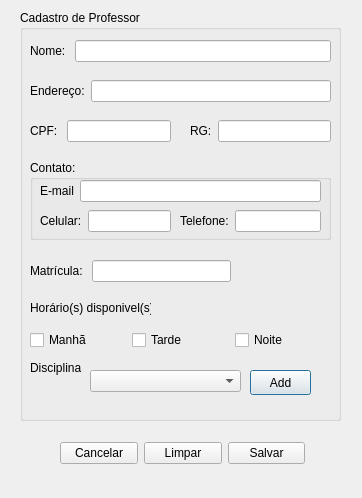
<?xml version="1.0" encoding="UTF-8"?>
<ui version="4.0">
 <class>formcadprof</class>
 <widget class="QDialog" name="formcadprof">
  <property name="geometry">
   <rect>
    <x>0</x>
    <y>0</y>
    <width>362</width>
    <height>498</height>
   </rect>
  </property>
  <property name="windowTitle">
   <string>Dialog</string>
  </property>
  <widget class="QGroupBox" name="groupBox">
   <property name="geometry">
    <rect>
     <x>20</x>
     <y>10</y>
     <width>321</width>
     <height>411</height>
    </rect>
   </property>
   <property name="title">
    <string>Cadastro de Professor</string>
   </property>
   <widget class="QWidget" name="layoutWidget">
    <property name="geometry">
     <rect>
      <x>10</x>
      <y>70</y>
      <width>301</width>
      <height>22</height>
     </rect>
    </property>
    <layout class="QHBoxLayout" name="horizontalLayout_2">
     <item>
      <widget class="QLabel" name="label_2">
       <property name="text">
        <string>Endereço:</string>
       </property>
      </widget>
     </item>
     <item>
      <widget class="QLineEdit" name="leEndereco"/>
     </item>
    </layout>
   </widget>
   <widget class="QWidget" name="layoutWidget_2">
    <property name="geometry">
     <rect>
      <x>10</x>
      <y>110</y>
      <width>141</width>
      <height>22</height>
     </rect>
    </property>
    <layout class="QHBoxLayout" name="horizontalLayout_3">
     <item>
      <widget class="QLabel" name="label_3">
       <property name="text">
        <string>CPF: </string>
       </property>
      </widget>
     </item>
     <item>
      <widget class="QLineEdit" name="leCPF"/>
     </item>
    </layout>
   </widget>
   <widget class="QWidget" name="layoutWidget_3">
    <property name="geometry">
     <rect>
      <x>170</x>
      <y>110</y>
      <width>141</width>
      <height>22</height>
     </rect>
    </property>
    <layout class="QHBoxLayout" name="horizontalLayout_4">
     <item>
      <widget class="QLabel" name="label_4">
       <property name="text">
        <string>RG:</string>
       </property>
      </widget>
     </item>
     <item>
      <widget class="QLineEdit" name="leRG"/>
     </item>
    </layout>
   </widget>
   <widget class="QGroupBox" name="groupBox_2">
    <property name="geometry">
     <rect>
      <x>10</x>
      <y>150</y>
      <width>301</width>
      <height>80</height>
     </rect>
    </property>
    <property name="title">
     <string>Contato:</string>
    </property>
    <widget class="QWidget" name="layoutWidget_4">
     <property name="geometry">
      <rect>
       <x>10</x>
       <y>20</y>
       <width>281</width>
       <height>22</height>
      </rect>
     </property>
     <layout class="QHBoxLayout" name="horizontalLayout_5">
      <item>
       <widget class="QLabel" name="label_5">
        <property name="text">
         <string>E-mail</string>
        </property>
       </widget>
      </item>
      <item>
       <widget class="QLineEdit" name="leEmail"/>
      </item>
     </layout>
    </widget>
    <widget class="QWidget" name="layoutWidget_5">
     <property name="geometry">
      <rect>
       <x>10</x>
       <y>50</y>
       <width>131</width>
       <height>22</height>
      </rect>
     </property>
     <layout class="QHBoxLayout" name="horizontalLayout_6">
      <item>
       <widget class="QLabel" name="label_6">
        <property name="text">
         <string>Celular:</string>
        </property>
       </widget>
      </item>
      <item>
       <widget class="QLineEdit" name="leCelular"/>
      </item>
     </layout>
    </widget>
    <widget class="QWidget" name="layoutWidget_6">
     <property name="geometry">
      <rect>
       <x>150</x>
       <y>50</y>
       <width>141</width>
       <height>22</height>
      </rect>
     </property>
     <layout class="QHBoxLayout" name="horizontalLayout_7">
      <item>
       <widget class="QLabel" name="label_7">
        <property name="text">
         <string>Telefone:</string>
        </property>
       </widget>
      </item>
      <item>
       <widget class="QLineEdit" name="leTelefone"/>
      </item>
     </layout>
    </widget>
   </widget>
   <widget class="QWidget" name="layoutWidget_7">
    <property name="geometry">
     <rect>
      <x>10</x>
      <y>250</y>
      <width>201</width>
      <height>22</height>
     </rect>
    </property>
    <layout class="QHBoxLayout" name="horizontalLayout_8">
     <item>
      <widget class="QLabel" name="label_8">
       <property name="text">
        <string>Matrícula: </string>
       </property>
      </widget>
     </item>
     <item>
      <widget class="QLineEdit" name="lineEdit_8"/>
     </item>
    </layout>
   </widget>
   <widget class="QLabel" name="label_9">
    <property name="geometry">
     <rect>
      <x>10</x>
      <y>290</y>
      <width>121</width>
      <height>16</height>
     </rect>
    </property>
    <property name="text">
     <string>Horário(s) disponivel(s): </string>
    </property>
   </widget>
   <widget class="QLabel" name="label_10">
    <property name="geometry">
     <rect>
      <x>10</x>
      <y>350</y>
      <width>51</width>
      <height>16</height>
     </rect>
    </property>
    <property name="text">
     <string>Disciplinas: </string>
    </property>
   </widget>
   <widget class="QComboBox" name="comboBox">
    <property name="geometry">
     <rect>
      <x>70</x>
      <y>360</y>
      <width>151</width>
      <height>22</height>
     </rect>
    </property>
   </widget>
   <widget class="QPushButton" name="btAddDisciplina">
    <property name="geometry">
     <rect>
      <x>230</x>
      <y>360</y>
      <width>61</width>
      <height>25</height>
     </rect>
    </property>
    <property name="text">
     <string>Add</string>
    </property>
   </widget>
   <widget class="QWidget" name="layoutWidget">
    <property name="geometry">
     <rect>
      <x>10</x>
      <y>30</y>
      <width>301</width>
      <height>22</height>
     </rect>
    </property>
    <layout class="QHBoxLayout" name="horizontalLayout">
     <item>
      <widget class="QLabel" name="label">
       <property name="text">
        <string>Nome: </string>
       </property>
      </widget>
     </item>
     <item>
      <widget class="QLineEdit" name="leNome"/>
     </item>
    </layout>
   </widget>
   <widget class="QWidget" name="layoutWidget">
    <property name="geometry">
     <rect>
      <x>10</x>
      <y>320</y>
      <width>301</width>
      <height>20</height>
     </rect>
    </property>
    <layout class="QHBoxLayout" name="horizontalLayout_9">
     <item>
      <widget class="QCheckBox" name="checkBox">
       <property name="text">
        <string>Manhã</string>
       </property>
      </widget>
     </item>
     <item>
      <widget class="QCheckBox" name="checkBox_2">
       <property name="text">
        <string>Tarde</string>
       </property>
      </widget>
     </item>
     <item>
      <widget class="QCheckBox" name="checkBox_3">
       <property name="text">
        <string>Noite</string>
       </property>
      </widget>
     </item>
    </layout>
   </widget>
  </widget>
  <widget class="QWidget" name="layoutWidget">
   <property name="geometry">
    <rect>
     <x>60</x>
     <y>440</y>
     <width>245</width>
     <height>27</height>
    </rect>
   </property>
   <layout class="QHBoxLayout" name="horizontalLayout_10">
    <item>
     <widget class="QPushButton" name="btCancelar">
      <property name="text">
       <string>Cancelar</string>
      </property>
     </widget>
    </item>
    <item>
     <widget class="QPushButton" name="btLimpar">
      <property name="text">
       <string>Limpar</string>
      </property>
     </widget>
    </item>
    <item>
     <widget class="QPushButton" name="btSalvar">
      <property name="text">
       <string>Salvar</string>
      </property>
     </widget>
    </item>
   </layout>
  </widget>
 </widget>
 <resources/>
 <connections/>
</ui>
